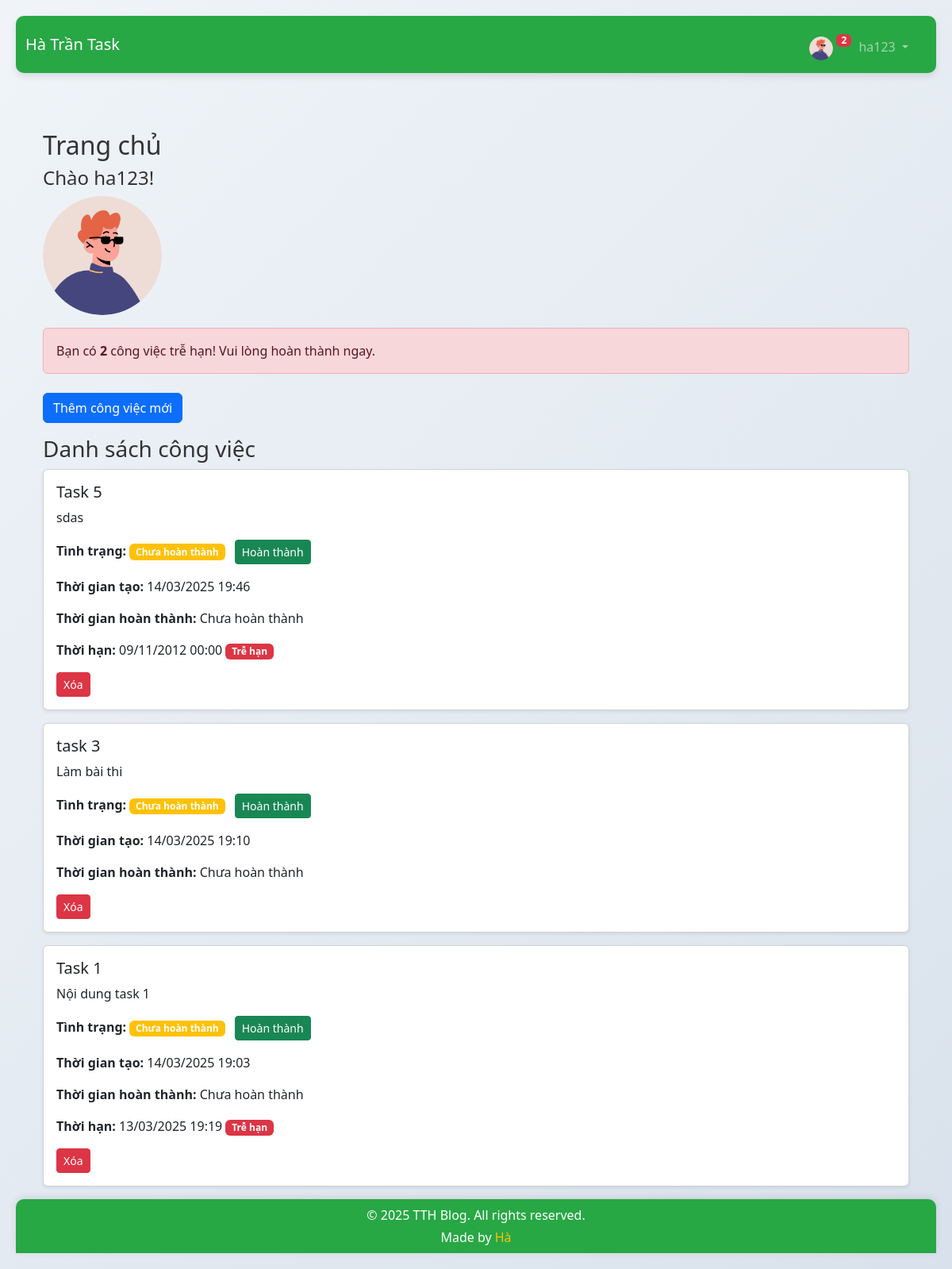
The app's page / (signed in) with its own data.
### app/models.py (models this page shows, shortened)
class UserProfile(models.Model):
    user = models.OneToOneField(User, on_delete=models.CASCADE)
    avatar = models.ImageField(upload_to='avatars/', null=True, blank=True, default='avatars/default.jpg')

class Task(models.Model):
    STATUS_CHOICES = [
        ('pending', 'Chưa hoàn thành'),
        ('completed', 'Đã hoàn thành'),
    ]
    user = models.ForeignKey(User, on_delete=models.CASCADE, related_name='tasks')
    title = models.CharField(max_length=200)
    content = models.TextField()
    status = models.CharField(max_length=10, choices=STATUS_CHOICES, default='pending')
    created = models.DateTimeField(auto_now_add=True)
    finished = models.DateTimeField(null=True, blank=True)
    deadline = models.DateTimeField(null=True, blank=True, help_text="Thời hạn hoàn thành")
    class Meta:
        ordering = ['-created']
    @property
    def is_overdue(self):
        if self.status == 'pending' and self.deadline and self.deadline < timezone.now():
            return True
        return False

### app/views.py (the view)
# urls.py: path('', views.home, name='home'),  # Trang home, chỉ cho phép truy cập nếu đã đăng nhập
@login_required
def home(request):
    if request.user.is_authenticated:
        tasks = Task.objects.filter(user=request.user)
        overdue_tasks = tasks.filter(status='pending', deadline__lt=timezone.now()).count()
        print(f"Debug: User={request.user.username}, Overdue Tasks={overdue_tasks}, Total Tasks={tasks.count()}")  # Debug
    else:
        tasks = Task.objects.none()
        overdue_tasks = 0
    return render(request, 'home.html', {'tasks': tasks, 'overdue_tasks': overdue_tasks})

### app/templates/home.html (shortened to what this page needs)
{% extends 'base.html' %}
{% block content %}
<div class="container mt-5">
    <h2>Trang chủ</h2>
    {% if user.is_authenticated %}
        <div class="mb-4">
            <h4>Chào {{ user.username }}!</h4>
            {% if user.userprofile.avatar %}
                <img src="{{ user.userprofile.avatar.url }}" alt="Avatar" style="width: 150px; height: 150px; border-radius: 50%;">
            {% else %}
                <p>Bạn chưa có ảnh đại diện. <a href="{% url 'update_avatar' %}">Cập nhật ngay</a></p>
            {% endif %}
            {% if overdue_tasks > 0 %}
                <div class="alert alert-danger mt-3" role="alert">
                    Bạn có <strong>{{ overdue_tasks }}</strong> công việc trễ hạn! Vui lòng hoàn thành ngay.
                </div>
            {% endif %}
        </div>
        <a href="{% url 'create_task' %}" class="btn btn-primary mb-3">Thêm công việc mới</a>
        <h3>Danh sách công việc</h3>
        {% if tasks %}
        <div class="row">
            <div class="col-md-12">
                {% for task in tasks %}
                    <div class="card mb-3 shadow-sm">
                        <div class="card-body">
                            <h5 class="card-title">{{ task.title }}</h5>
                            <p class="card-text">{{ task.content }}</p>
                            <p class="card-text">
                                <strong>Tình trạng: </strong>
                                {% if task.status == 'completed' %}
                                    <span class="badge bg-success">Đã hoàn thành</span>
                                    <a href="{% url 'mark_task_pending' task.id %}" class="btn btn-warning btn-sm ms-2">Chưa hoàn thành</a>
                                {% else %}
                                    <span class="badge bg-warning">Chưa hoàn thành</span>
                                    <a href="{% url 'mark_task_completed' task.id %}" class="btn btn-success btn-sm ms-2">Hoàn thành</a>
                                {% endif %}
                            </p>
                            <p class="card-text">
                                <strong>Thời gian tạo: </strong>{{ task.created|date:"d/m/Y H:i" }}
                            </p>
                            <p class="card-text">
                                <strong>Thời gian hoàn thành: </strong>
                                {% if task.finished %}
                                    {{ task.finished|date:"d/m/Y H:i" }}
                                {% else %}
                                    Chưa hoàn thành
                                {% endif %}
                            </p>
                            {% if task.deadline %}
                                <p class="card-text">
                                    <strong>Thời hạn: </strong>{{ task.deadline|date:"d/m/Y H:i" }}
                                    {% if task.is_overdue %}
                                        <span class="badge bg-danger">Trễ hạn</span>
                                    {% endif %}
                                </p>
                            {% endif %}
                            <a href="{% url 'delete_task' task.id %}" class="btn btn-danger btn-sm" onclick="return confirm('Bạn có chắc muốn xóa?')">Xóa</a>
                        </div>
                    </div>
                {% endfor %}
            </div>
        </div>
    {% else %}
        <p>Bạn chưa có công việc nào.</p>
    {% endif %}
    {% else %}
        <p>Vui lòng <a href="{% url 'login' %}">đăng nhập</a> để xem danh sách công việc.</p>
    {% endif %}
</div>
{% endblock %}

### app/templates/base.html (shortened to what this page needs)
{% load static %}
<!DOCTYPE html>
<html lang="en">
<head>
    <link href="https://cdn.jsdelivr.net/npm/bootstrap@5.3.3/dist/css/bootstrap.min.css" rel="stylesheet">
    <link rel="stylesheet" href="{% static 'style.css' %}">
</head>
<body>
<nav class="navbar navbar-expand-lg navbar-dark" style="background-color: #28a745;">
    <div class="container-fluid">
        <a class="navbar-brand" href="/">Hà Trần Task</a>
        <div class="collapse navbar-collapse" id="navbarNav">
            <ul class="navbar-nav ms-auto">
                {% if user.is_authenticated %}
                <li class="nav-item dropdown">
                    <a class="nav-link dropdown-toggle" href="#" id="navbarDropdown" role="button" data-bs-toggle="dropdown" aria-expanded="false">
                        {% if user.userprofile.avatar %}
                            <img src="{{ user.userprofile.avatar.url }}" alt="Avatar" style="width: 30px; height: 30px; border-radius: 50%; margin-right: 5px;">
                            {% if overdue_tasks > 0 %}
                                <span class="badge bg-danger overdue-badge">{{ overdue_tasks }}</span>
                            {% endif %}
                        {% else %}
                            👤
                            {% if overdue_tasks > 0 %}
                                <span class="badge bg-danger overdue-badge">{{ overdue_tasks }}</span>
                            {% endif %}
                        {% endif %}
                        {{ user.username }}
                    </a>
                </li>
                {% endif %}
            </ul>
        </div>
    </div>
</nav>
<div class="container mt-4 content-wrapper">
    {% block content %}
    {% endblock %}
</div>
<div class="site-footer text-center">
    <div class="container">
        <p class="mb-1">© 2025 TTH Blog. All rights reserved.</p>
        <p class="mb-0">Made by <a href="https://github.com/TrinhDuongHoan/flask-tiny-app">Hà</a></p>
    </div>
</div>
</body>
</html>

### app/static/style.css (style rules this page uses)
* { margin: 0; padding: 0; box-sizing: border-box; }
body { font-family: 'Segoe UI', Tahoma, Geneva, Verdana, sans-serif; background: linear-gradient(135deg, #f0f4f8, #d9e2ec); color: #333; padding: 20px; }
body { background: linear-gradient(135deg, #f0f4f8, #d9e2ec); }
.card { box-shadow: 0 4px 8px rgba(0, 0, 0, 0.1); transition: transform 0.3s ease; }
nav { background: #007bff; color: #fff; padding: 15px; border-radius: 10px; box-shadow: 0 4px 8px rgba(0, 0, 0, 0.1); text-align: center; }
nav ul { list-style: none; margin-top: 10px; }
nav ul li { display: inline; margin: 0 15px; }
nav ul li a { text-decoration: none; color: #fff; font-weight: bold; transition: color 0.3s; }

### app/templates/base.html (style rules this page uses)
body { display: flex; flex-direction: column; min-height: 100vh; }
.content-wrapper { flex: 1; }
.site-footer { margin-top: auto; background: #28a745; color: #ffffff; padding: 0.5rem 0; box-shadow: 0 -2px 10px rgba(0, 0, 0, 0.1); border-radius: 10px 10px 0 0; }
.site-footer a { color: #ffc107; text-decoration: none; font-weight: 500; }
.overdue-badge { position: relative; top: -10px; left: -5px; font-size: 0.75rem; padding: 2px 6px; }

### records on screen
Task: title "Task 5", content "sdas", status "Chưa hoàn thành", created "14/03/2025 19:46", deadline "09/11/2012 00:00"
Task: title "task 3", content "Làm bài thi", status "Chưa hoàn thành", created "14/03/2025 19:10"
Task: title "Task 1", content "Nội dung task 1", status "Chưa hoàn thành", created "14/03/2025 19:03", deadline "13/03/2025 19:19"

### other values on screen
{{ overdue_tasks }} "2"
{{ user.username }} "ha123"
